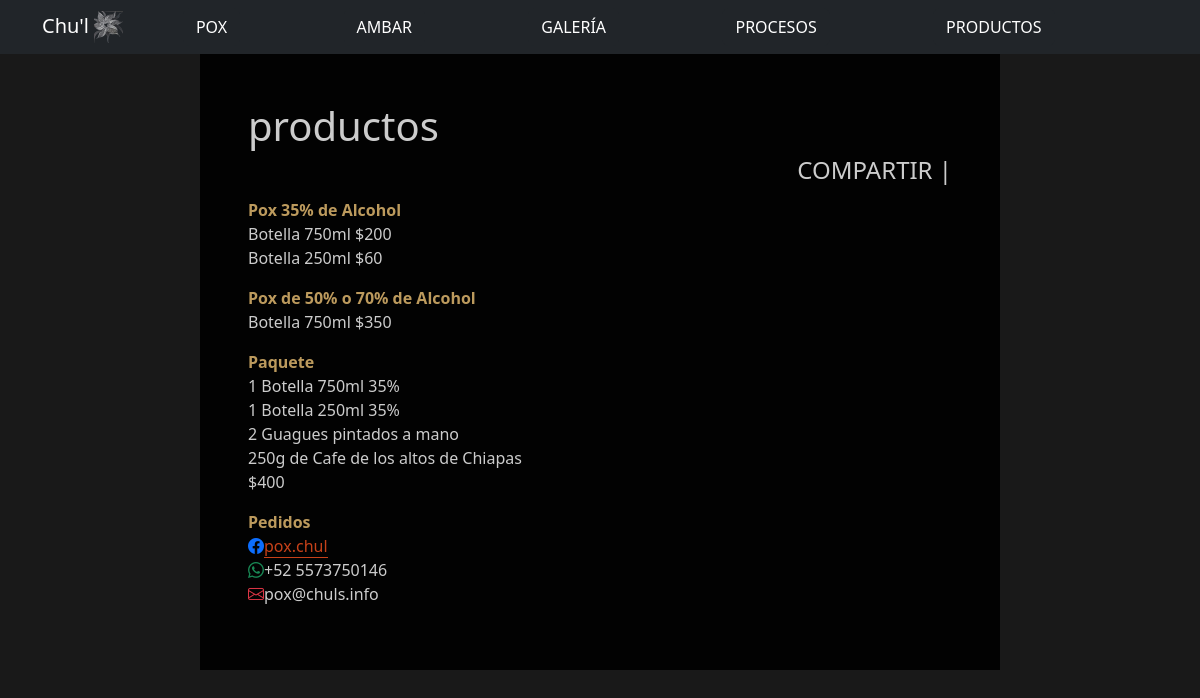
/productos/, run on the app's committed database.
### blog/models.py (models this page shows, shortened)
class Page(models.Model):
    author = models.ForeignKey(User, on_delete=models.CASCADE)
    title = models.CharField(max_length=200)
    slug = models.SlugField(max_length=200, null=True, blank=True, unique=True, default='')
    category = models.CharField(max_length=50, default='')
    image_cover = models.ImageField(upload_to = 'images/', blank=True)
    text = models.TextField()
    created_date = models.DateTimeField(default=timezone.now)
    published_date = models.DateTimeField(blank=True, null=True)

### blog/views.py (the view)
# urls.py: path('<slug:slug>/', PageDetail.as_view(), name='page_detail'),
class PageDetail(DetailView):
    model = Page
    template_name = 'blog/page_detail.html'

### blog/templatetags/webp.py (called while the page is built)
@register.filter
def webp(string):
    path_webp = str(os.path.splitext(string)[0] + '.webp')
    return(path_webp)

### blog/templates/blog/page_detail.html (shortened to what this page needs)
{% extends 'blog/base.html' %}
{% load static %}
{% load webp %}
{% block content %}
<div id="page" class="article mx-auto px-5 py-5 mx-0 my-0 col-lg-8 overflow-hidden">
  <h1 class="fs-1 post-head">{{ object.title }}</h1>
  <div class="d-flex justify-content-end">
  <span class="fs-4 fw-light lh-1">COMPARTIR | </span>
</div>
  {{ object.text | safe }}
</div>
{% endblock %}

### blog/templates/blog/base.html (style rules this page uses)
div.article, main { background: rgba(0,0,0,0.9); color: rgba(255,255,255,0.8); }
div.article a { color: #c64119; border-bottom: 1px solid #c64119; text-decoration: none; }

### data on the page
Page: title "productos", text "Pox 35% de Alcohol Botella 750ml $200 Botella 250ml $60 Pox de 50% o 70% de Alcohol Botella 750ml $350 Paquete 1 Botella 750ml 35% 1 Botella 250ml 35% 2 Guagues pintados a mano 250g de Cafe de los altos de Chiapas $400 Pedidos pox.chul +52 5573750146 pox@chuls.info"
